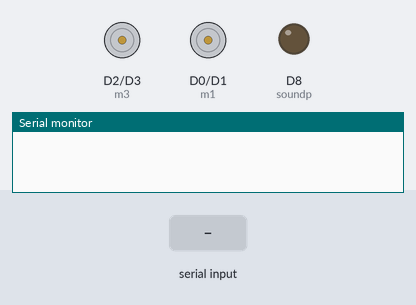
A sketch run on a simulated ESP8266 (NodeMCU). On the bench: motor-driver pin pairs drawn as motors (green arrow = first pin HIGH = forward, orange = second pin HIGH = backward, longer = more drive), output pins drawn as LEDs (lit = HIGH), the last lines printed to the serial monitor. Inputs (shaded band) come from the test bench.

Above: at 1.2 s.
1.3 s: "A" received over Serial
At 2.5 s:
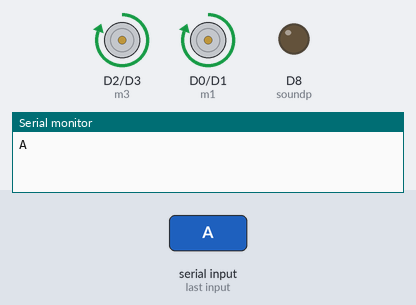
2.8 s: "B" received over Serial
At 3.7 s:
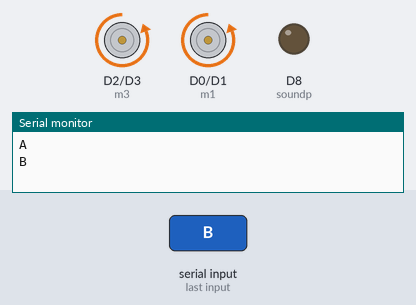
4.3 s: "C" received over Serial
At 4.8 s:
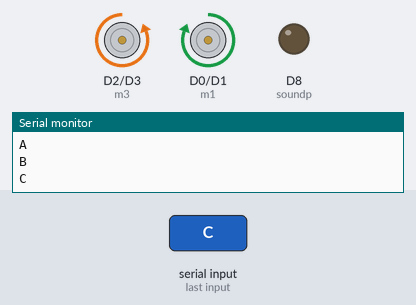
5.8 s: "D" received over Serial
At 7.1 s:
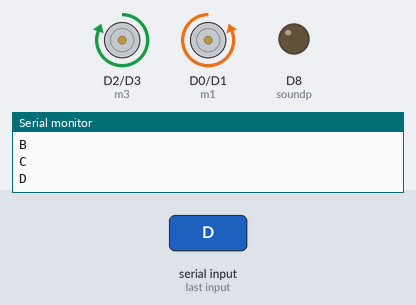
Timing chart, 0 to 8.3 s (numbered marks = the images above; inputs shaded):
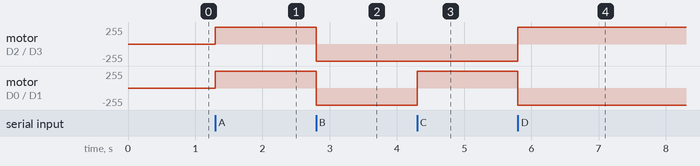

The sketch:

bluetooth_car.ino
```cpp
#define m1 D0
#define m2 D1
#define m3 D2
#define m4 D3

#define soundp D8

char val;
void setup()
{
  Serial.begin(9600);
  pinMode(m1, OUTPUT);
  pinMode(m2, OUTPUT);
  pinMode(m3, OUTPUT);
  pinMode(m4, OUTPUT);
  pinMode(soundp, OUTPUT);
}

void loop()
{
  while (Serial.available() > 0)
  {
    val = Serial.read();
    Serial.println(val);
    if (val == 'A') {
      moveForward();
    }
    else if (val == 'B') {
      moveBackward();
    }
    else if (val == 'C') {
      turnLeft();
    }
    else if (val == 'D') {
      turnRight();
    }
    else {
      moveStop();
    }
  }
}
void moveStop() {
  digitalWrite(m1, LOW);
  digitalWrite(m2, LOW);
  digitalWrite(m3, LOW);
  digitalWrite(m4, LOW);
}
void moveForward() {
  digitalWrite(m1, HIGH);
  digitalWrite(m2, LOW);
  digitalWrite(m3, HIGH);
  digitalWrite(m4, LOW);
}
void moveBackward() {
  digitalWrite(m1, LOW);
  digitalWrite(m2, HIGH);
  digitalWrite(m3, LOW);
  digitalWrite(m4, HIGH);
}
void turnRight() {
  digitalWrite(m1, LOW);
  digitalWrite(m2, HIGH);
  digitalWrite(m3, HIGH);
  digitalWrite(m4, LOW);
}
void turnLeft() {
  digitalWrite(m1, HIGH);
  digitalWrite(m2, LOW);
  digitalWrite(m3, LOW);
  digitalWrite(m4, HIGH);
}
```

Measured:
- after the input at 1.3 s, motor on D2 (m3) / D3 (m4), motor on D0 (m1) / D1 (m2): stopped → forward 255/255 at once
- after the input at 2.8 s, motor on D2 (m3) / D3 (m4), motor on D0 (m1) / D1 (m2): forward 255/255 → backward 255/255 at once
- after the input at 4.3 s, motor on D0 (m1) / D1 (m2): backward 255/255 → forward 255/255 at once
- after the input at 5.8 s, motor on D2 (m3) / D3 (m4): backward 255/255 → forward 255/255 at once; motor on D0 (m1) / D1 (m2): forward 255/255 → backward 255/255 at once
